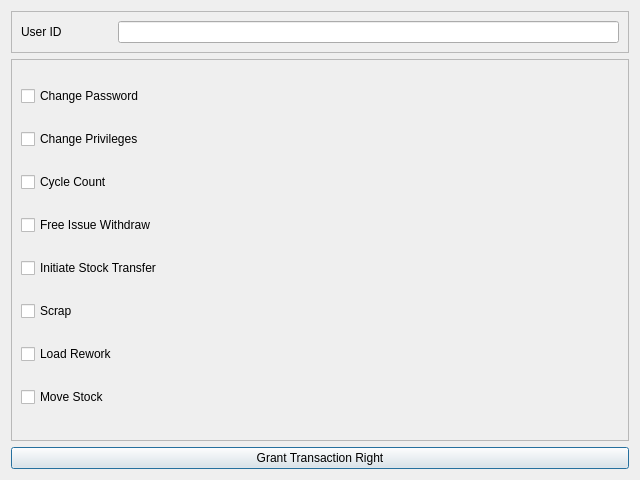
<?xml version="1.0" encoding="UTF-8"?>
<ui version="4.0">
 <class>CreateUserTransaction</class>
 <widget class="QDialog" name="CreateUserTransaction">
  <property name="geometry">
   <rect>
    <x>0</x>
    <y>0</y>
    <width>640</width>
    <height>480</height>
   </rect>
  </property>
  <property name="windowTitle">
   <string>Dialog</string>
  </property>
  <layout class="QVBoxLayout" name="verticalLayout">
   <item>
    <widget class="QFrame" name="frame">
     <property name="frameShape">
      <enum>QFrame::StyledPanel</enum>
     </property>
     <property name="frameShadow">
      <enum>QFrame::Raised</enum>
     </property>
     <layout class="QHBoxLayout" name="horizontalLayout">
      <item>
       <widget class="QLabel" name="label">
        <property name="text">
         <string>User ID               </string>
        </property>
       </widget>
      </item>
      <item>
       <widget class="QLineEdit" name="lineEdit"/>
      </item>
     </layout>
    </widget>
   </item>
   <item>
    <widget class="QScrollArea" name="scrollArea">
     <property name="widgetResizable">
      <bool>true</bool>
     </property>
     <widget class="QWidget" name="scrollAreaWidgetContents">
      <property name="geometry">
       <rect>
        <x>0</x>
        <y>0</y>
        <width>616</width>
        <height>361</height>
       </rect>
      </property>
      <layout class="QVBoxLayout" name="verticalLayout_2">
       <item>
        <widget class="QCheckBox" name="change_password">
         <property name="text">
          <string>Change Password</string>
         </property>
        </widget>
       </item>
       <item>
        <widget class="QCheckBox" name="change_privileges">
         <property name="text">
          <string>Change Privileges</string>
         </property>
        </widget>
       </item>
       <item>
        <widget class="QCheckBox" name="cycle_count">
         <property name="text">
          <string>Cycle Count</string>
         </property>
        </widget>
       </item>
       <item>
        <widget class="QCheckBox" name="free_issue_withdraw">
         <property name="text">
          <string>Free Issue Withdraw</string>
         </property>
        </widget>
       </item>
       <item>
        <widget class="QCheckBox" name="initiate_stock_transfer">
         <property name="text">
          <string>Initiate Stock Transfer</string>
         </property>
        </widget>
       </item>
       <item>
        <widget class="QCheckBox" name="scrap">
         <property name="text">
          <string>Scrap</string>
         </property>
        </widget>
       </item>
       <item>
        <widget class="QCheckBox" name="load_rework">
         <property name="text">
          <string>Load Rework</string>
         </property>
        </widget>
       </item>
       <item>
        <widget class="QCheckBox" name="move_stock">
         <property name="text">
          <string>Move Stock</string>
         </property>
        </widget>
       </item>
      </layout>
     </widget>
    </widget>
   </item>
   <item>
    <widget class="QPushButton" name="pushButton">
     <property name="text">
      <string>Grant Transaction Right</string>
     </property>
    </widget>
   </item>
  </layout>
 </widget>
 <resources/>
 <connections/>
</ui>
